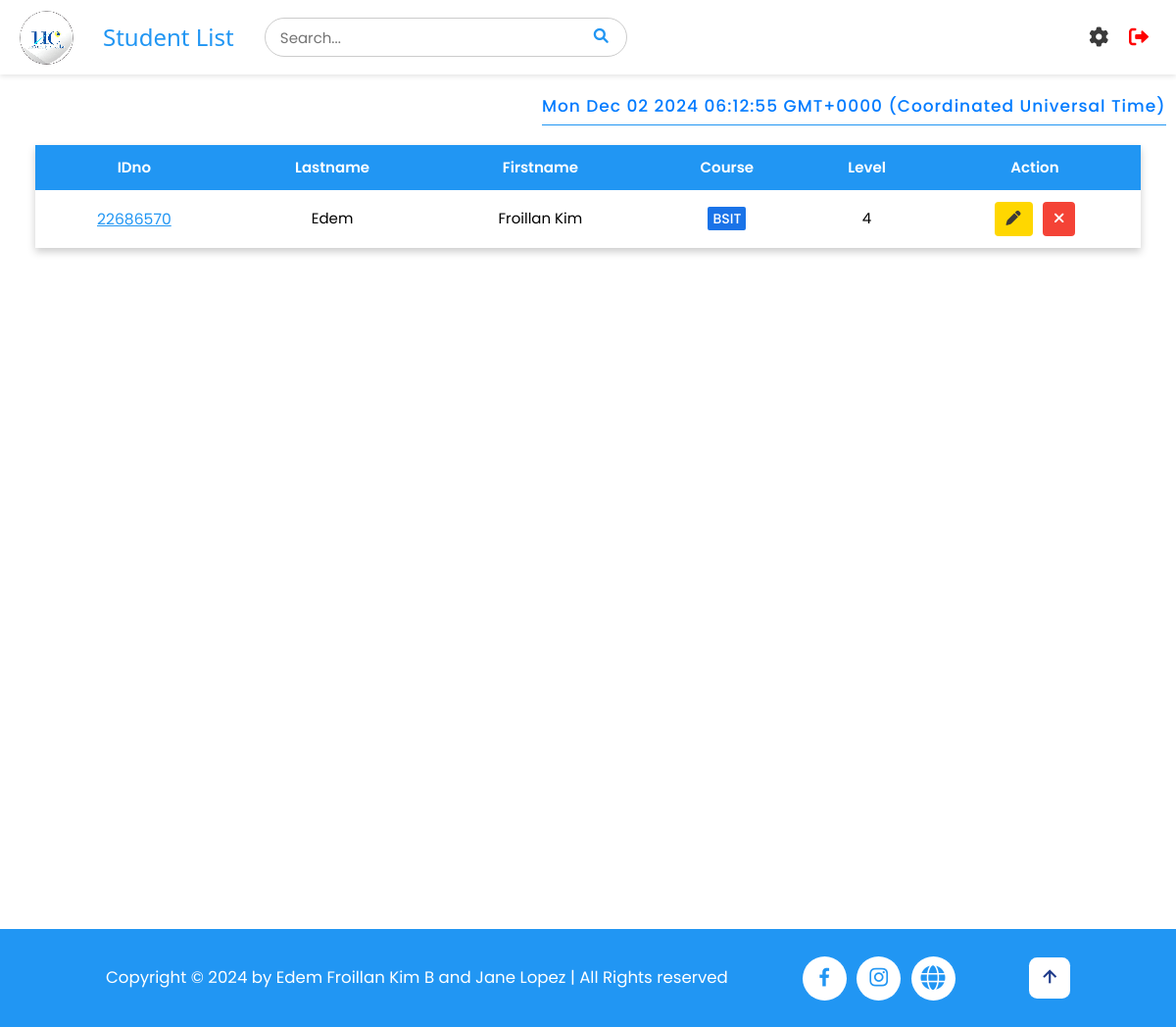
The page /students (signed in) on the database as committed earlier.
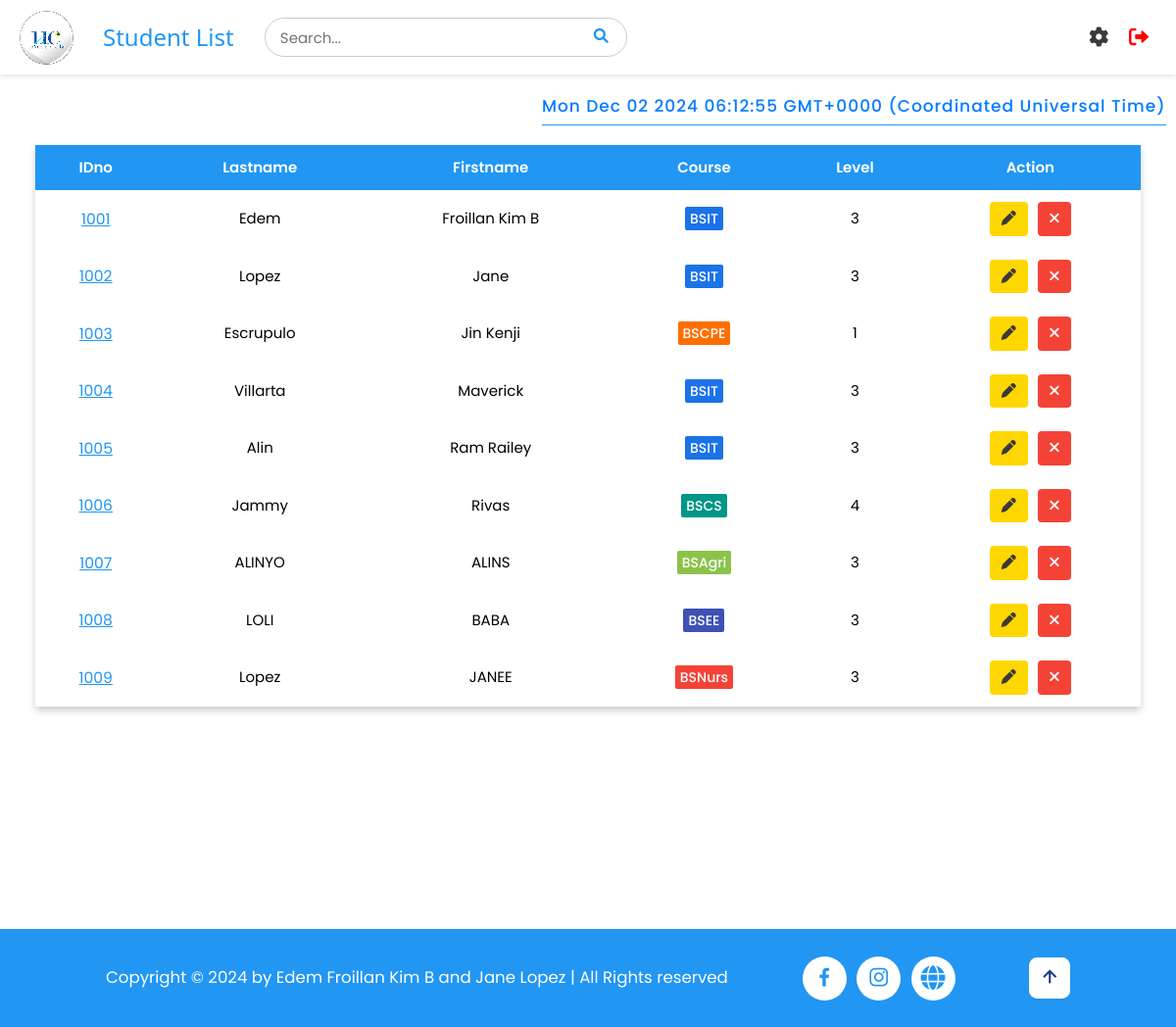
The same page on the database as committed later.
### tables this page shows
CREATE TABLE students (
                    id INTEGER PRIMARY KEY AUTOINCREMENT,
                    idno varchar(10) UNIQUE,
                    firstname varchar(50),
                    lastname varchar(50),
                    course varchar(10),
                    level varchar(5),
                    image TEXT,
                    qrcode TEXT
);

### app.py (the view)
@app.route('/students')
def student_list():
    if 'username' in session:
        pagetitle = "Student List"
        users = get_users()
        students = getall_records('students')
        return render_template('studentlist.html', data=students, pagetitle=pagetitle, users=users)
    else:
        flash("Please log in first!", "warning")
        return redirect(url_for('login'))

### app.py (called while the page is built)
@app.after_request
def after_request(response):
    response.headers['Cache-Control'] = 'no-store, no-cache, must-revalidate, post-check=0, pre-check=0, max-age=0'
    response.headers['Pragma'] = 'no-cache'
    response.headers['Expires'] = '-1'
    if hasattr(session, 'username') and 'username' not in session:
        response.headers['Cache-Control'] = 'no-store'
        response.headers['Pragma'] = 'no-cache'
        response.headers['Expires'] = '-1'
    return response

def get_users() -> object:
    return getall_records('students')

### dbhelper.py (called while the page is built)
def getprocess(sql: str, params=()) -> list:
    db = connect(database)
    cursor = db.cursor()
    cursor.row_factory = Row
    try:
        cursor.execute(sql, params)
        data = cursor.fetchall()
        return data
    finally:
        cursor.close()
        db.close()

def getall_records(table: str) -> list:
    sql = f'SELECT * FROM `{table}`'
    return getprocess(sql)

### templates/studentlist.html (shortened to what this page needs)
{% extends 'base.html' %}
{% block header %}
    {% include 'header.html' %}
{% endblock %}
{% block content %}
<div id="timestamp"></div>
<div class="full container" style="min-height: 100vh; margin-bottom: 2rem;">
<div id="main_container">
    <div class="w3-full" style="padding: 1rem 3%;">
        <div class="styled-table-wrapper">
            <table class="styled-table" id="table">
                <thead>
                    <tr id="tr1">
                        <th>IDno</th>
                        <th>Lastname</th>
                        <th>Firstname</th>
                        <th>Course</th>
                        <th>Level</th>
                        <th class="w3-center">Action</th>
                    </tr>
                </thead>
                <tbody>
                    {% for user in users %}
                    <tr id="tr2">
                        <td class="w3-center" data-cell="IDNO:" id="idno">
                            <a href="#" style="color: #2196F3; font-size: 1.5rem" onclick="viewStudent('{{ user['idno'] }}')">{{ user['idno'] }}</a>
                        </td>
                        <td class="w3-center " data-cell="LASTNAME:">{{ user["lastname"] }}</td>
                        <td class="w3-center " data-cell="FIRSTNAME:">{{ user["firstname"] }}</td>
                        <td class="w3-center" data-cell="COURSE:">
                            <span class="course-style course-{{ user['course']|lower }}">
                                {{ user["course"] }}
                            </span>
                        </td>
                        <td class="w3-center level-{{ user['level'] }}" data-cell="LEVEL:">{{ user["level"] }}</td>
                        <td class="w3-center" data-cell="ACTION:" style="display: flex; align-items: center; justify-content: center; gap: 1rem;">
                            <button class="w3-button edit-btn edit" onclick="openEditModal('{{ user['idno'] }}', '{{ user['lastname'] }}', '{{ user['firstname'] }}', '{{ user['course'] }}', '{{ user['level'] }}')">
                                <i class="fas fa-pen"></i>
                            </button>
                            <button class="w3-button w3-red delete-btn delete" onclick="openCustomAlert('{{ user['idno'] }}')">
                                <i class="fas fa-times"></i>
                            </button>
                        </td>
                    </tr>
                    {% endfor %}
                </tbody>
            </table>
        </div>
    </div>
</div>
</div>
{% endblock %}

Rows that differ between the two databases and show on the page:
removed students: idno "22686570", lastname "Edem", firstname "Froillan Kim", course "BSIT", level "4"
added students: idno "1001", lastname "Edem", firstname "Froillan Kim B", course "BSIT", level "3"
added students: idno "1002", lastname "Lopez", firstname "Jane", course "BSIT", level "3"
added students: idno "1003", lastname "Escrupulo", firstname "Jin Kenji", course "BSCPE", level "1"
added students: idno "1004", lastname "Villarta", firstname "Maverick", course "BSIT", level "3"
added students: idno "1005", lastname "Alin", firstname "Ram Railey", course "BSIT", level "3"
added students: idno "1006", lastname "Jammy", firstname "Rivas", course "BSCS", level "4"
added students: idno "1007", lastname "ALINYO", firstname "ALINS", course "BSAgri", level "3"
added students: idno "1008", lastname "LOLI", firstname "BABA", course "BSEE", level "3"
added students: idno "1009", lastname "Lopez", firstname "JANEE", course "BSNurs", level "3"
